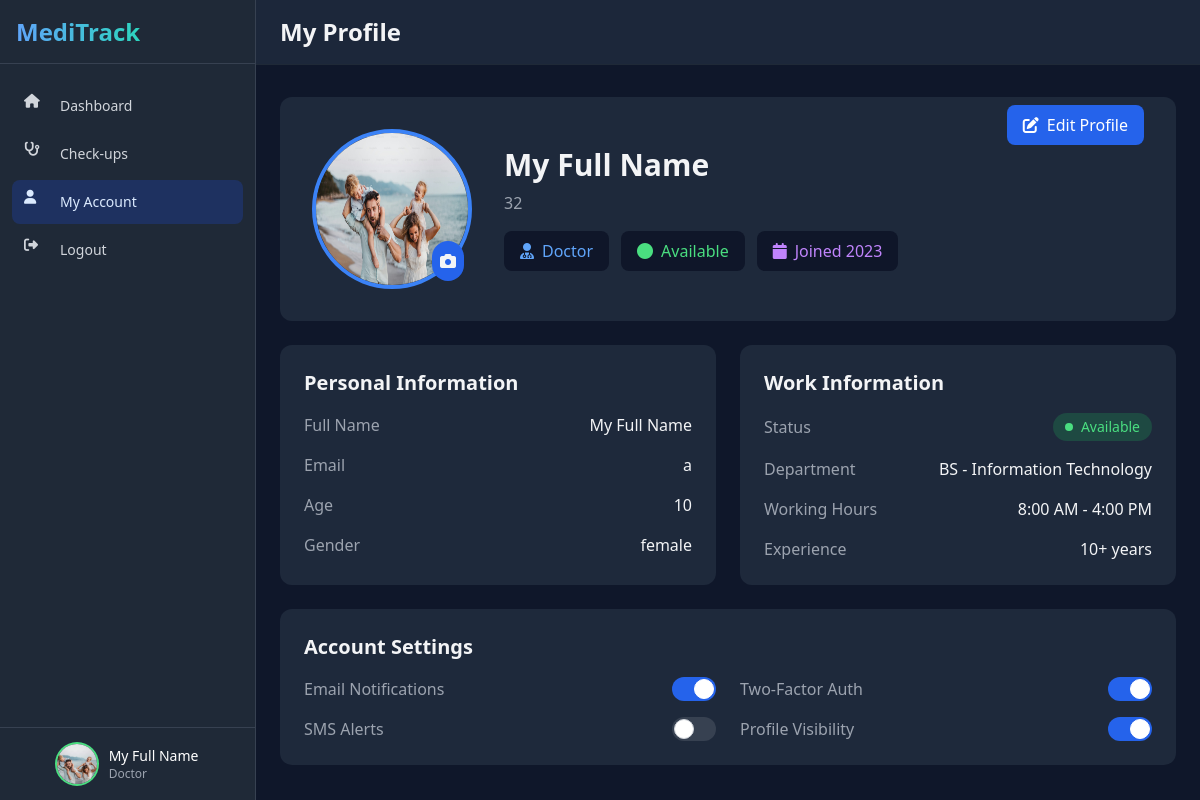
The app's page /dist/doctor/myaccount.php (signed in) with its own data.
### tables this page shows
CREATE TABLE `user` (
  `u_id` int(11) NOT NULL,
  `u_fn` varchar(50) NOT NULL,
  `u_email` varchar(50) NOT NULL,
  `u_bt` enum('A+','A-','B+','B-','AB+','AB-','O+','O-') NOT NULL,
  `u_password` varchar(150) NOT NULL,
  `u_type` enum('student','doctor') NOT NULL,
  `u_grade` varchar(50) NOT NULL,
  `u_hs` varchar(50) NOT NULL,
  `u_h` varchar(50) NOT NULL,
  `u_gender` enum('male','female','others') NOT NULL,
  `u_allergy` varchar(50) NOT NULL,
  `u_age` int(50) NOT NULL,
  `u_pc` varchar(50) NOT NULL,
  `u_sc` varchar(50) NOT NULL,
  `u_pcn` varchar(50) NOT NULL,
  `u_scn` varchar(50) NOT NULL,
  `u_image` varchar(50) NOT NULL
);

### dist/doctor/myaccount.php (the view, shortened to what this page needs)
<?php
$conn = new mysqli('localhost', 'root', '', 'clinic_db');
$user_id = $_SESSION['user_id'];
$stmt = $conn->prepare("SELECT u_fn, u_email, u_bt, u_grade, u_hs, u_h, u_gender, u_allergy, u_age, u_image FROM user WHERE u_id = ?");
$stmt->bind_param("i", $user_id);
$stmt->execute();
$result = $stmt->get_result();
$user_data = $result->fetch_assoc();
$user_name = $user_data['u_fn'] ?? 'User';
$email = $user_data['u_email'] ?? 'N/A';
$gender = $user_data['u_gender'] ?? 'N/A';
$age = $user_data['u_age'] ?? '0';
?>
<!DOCTYPE html>
<html lang="en">
<head>
    <script src="https://cdn.tailwindcss.com"></script>
    <link rel="stylesheet" href="https://cdnjs.cloudflare.com/ajax/libs/font-awesome/6.4.2/css/all.min.css">
</head>
<body class="bg-dark-200 text-gray-100">
    <div class="flex h-screen overflow-hidden">
        <aside class="hidden lg:flex lg:flex-col w-64 border-r border-gray-700 bg-gray-800">
            <div class="flex-1 flex flex-col min-h-0">
                <div class="flex items-center h-16 flex-shrink-0 px-4 border-b border-gray-700">
                    <span class="text-2xl font-bold bg-gradient-to-r from-blue-400 to-teal-400 text-transparent bg-clip-text">MediTrack</span>
                </div>
                <div class="flex-1 flex flex-col pt-5 pb-4 overflow-y-auto">
                    <div class="flex-1 px-3 space-y-1">
                        <a href="doctor.php" class="group flex items-center px-3 py-2.5 text-sm font-medium rounded-lg text-gray-300 hover:bg-gray-700">
                            <i class="fas fa-home w-6 h-6 mr-3"></i>
                            <span>Dashboard</span>
                        </a>
                        <a href="checkup.php" class="group flex items-center px-3 py-2.5 text-sm font-medium rounded-lg text-gray-300 hover:bg-gray-700">
                            <i class="fas fa-stethoscope w-6 h-6 mr-3"></i>
                            <span>Check-ups</span>
                        </a>
                        <a href="myaccount.php" class="group flex items-center px-3 py-2.5 text-sm font-medium rounded-lg bg-blue-900/50 text-blue-100">
                            <i class="fas fa-user w-6 h-6 mr-3"></i>
                            <span>My Account</span>
                        </a>
                        <a href="../auth/login.php" class="group flex items-center px-3 py-2.5 text-sm font-medium rounded-lg text-gray-300 hover:bg-gray-700">
                            <i class="fas fa-sign-out-alt w-6 h-6 mr-3"></i>
                            <span>Logout</span>
                        </a>
                    </div>
                </div>
                <div class="flex-shrink-0 flex border-t justify-center border-gray-700 p-4">
                    <div class="flex items-center">
                        <div>
                            <img class="h-10 w-10 rounded-full object-cover ring-2 ring-green-400"
                                src="<?php echo !empty($user_data['u_image']) ? htmlspecialchars($user_data['u_image']) : '/uploads/profiles/'; ?>"
                                alt="Profile">
                        </div>
                        <div class="ml-3">
                            <p class="text-sm font-medium text-white">
                                <?php echo htmlspecialchars($user_name); ?>
                            </p>
                            <p class="text-xs text-gray-400">Doctor</p>
                        </div>
                    </div>
                </div>
            </div>
        </aside>
        <main class="flex-1 flex flex-col overflow-hidden">
            <header class="bg-dark-100/95 backdrop-blur-md border-b border-gray-800 px-4 lg:px-6 py-4 ">
                <div class="flex flex-col sm:flex-row items-center justify-between gap-4">
                    <h1 class="text-2xl font-bold">My Profile</h1>
                </div>
            </header>
            <div class="container mx-auto px-6 py-8">
                <div class="max-w-4xl mx-auto">
                    <div class="bg-dark-100 rounded-xl p-8 mb-6 animate-fade-in">
                        <div class="flex flex-col md:flex-row items-center">
                            <div class="relative mb-6 md:mb-0 md:mr-8">
                                <img
                                    src="<?php echo !empty($user_data['u_image']) ? htmlspecialchars($user_data['u_image']) : '/uploads/profiles/'; ?>"
                                    alt="Profile Picture" class="w-40 h-40 rounded-full border-4 border-blue-500">
                                <button class="absolute bottom-2 right-2 bg-blue-600 p-2 rounded-full hover:bg-blue-700 transition-colors">
                                    <i class="fas fa-camera"></i>
                                </button>
                            </div>
                            <div class="text-center md:text-left flex-1">
                                <div class="flex items-center justify-between">
                                    <div>
                                        <h2 class="text-3xl font-bold mb-2">
                                            <?php echo htmlspecialchars($user_name); ?>
                                        </h2>
                                        <p class="text-gray-400 mb-4">
                                            <?php echo htmlspecialchars($user_id); ?>
                                        </p>
                                    </div>
                                    <button onclick="openEditModal()" class="bg-blue-600 hover:bg-blue-700 text-white px-4 py-2 rounded-lg flex items-center mt-[-8rem]">
                                        <i class="fas fa-edit mr-2"></i>
                                        Edit Profile
                                    </button>
                                </div>
                                <div class="flex flex-wrap justify-center md:justify-start gap-3">
                                    <span class="px-4 py-2 bg-dark-300 rounded-lg text-blue-400">
                                        <i class="fas fa-user-md mr-2"></i>Doctor
                                    </span>
                                    <span class="px-4 py-2 bg-dark-300 rounded-lg text-green-400">
                                        <i class="fas fa-circle mr-2"></i>Available
                                    </span>
                                    <span class="px-4 py-2 bg-dark-300 rounded-lg text-purple-400">
                                        <i class="fas fa-calendar mr-2"></i>Joined 2023
                                    </span>
                                </div>
                            </div>
                        </div>
                    </div>
                    <div class="grid grid-cols-1 md:grid-cols-2 gap-6 mb-6">
                        <div class="bg-dark-100 rounded-xl p-6 animate-fade-in">
                            <h3 class="text-xl font-semibold mb-4">Personal Information</h3>
                            <div class="space-y-4">
                                <div class="flex justify-between items-center">
                                    <span class="text-gray-400">Full Name</span>
                                    <span class="font-medium">
                                        <?php echo htmlspecialchars($user_name); ?>
                                    </span>
                                </div>
                                <div class="flex justify-between items-center">
                                    <span class="text-gray-400">Email</span>
                                    <span class="font-medium">
                                        <?php echo htmlspecialchars($email); ?>
                                    </span>
                                </div>
                                <div class="flex justify-between items-center">
                                    <span class="text-gray-400">Age</span>
                                    <span class="font-medium">
                                        <?php echo htmlspecialchars($age); ?>
                                    </span>
                                </div>
                                <div class="flex justify-between items-center">
                                    <span class="text-gray-400">Gender</span>
                                    <span class="font-medium">
                                        <?php echo htmlspecialchars($gender); ?>
                                    </span>
                                </div>
                            </div>
                        </div>
                        <div class="bg-dark-100 rounded-xl p-6 animate-fade-in">
                            <h3 class="text-xl font-semibold mb-4">Work Information</h3>
                            <div class="space-y-4">
                                <div class="flex justify-between items-center">
                                    <span class="text-gray-400">Status</span>
                                    <span class="inline-flex items-center px-3 py-1 rounded-full text-sm font-medium bg-green-500/20 text-green-400">
                                        <span class="w-2 h-2 mr-2 rounded-full bg-green-400"></span>
                                        Available
                                    </span>
                                </div>
                                <div class="flex justify-between items-center">
                                    <span class="text-gray-400">Department</span>
                                    <span class="font-medium">BS - Information Technology</span>
                                </div>
                                <div class="flex justify-between items-center">
                                    <span class="text-gray-400">Working Hours</span>
                                    <span class="font-medium">8:00 AM - 4:00 PM</span>
                                </div>
                                <div class="flex justify-between items-center">
                                    <span class="text-gray-400">Experience</span>
                                    <span class="font-medium">10+ years</span>
                                </div>
                            </div>
                        </div>
                    </div>
                    <div class="bg-dark-100 rounded-xl p-6 animate-fade-in">
                        <h3 class="text-xl font-semibold mb-4">Account Settings</h3>
                        <div class="grid grid-cols-1 md:grid-cols-2 gap-6">
                            <div class="space-y-4">
                                <div class="flex justify-between items-center">
                                    <span class="text-gray-400">Email Notifications</span>
                                    <label class="relative inline-flex items-center cursor-pointer">
                                        <div class="w-11 h-6 bg-gray-700 peer-focus:ring-4 peer-focus:ring-blue-800 rounded-full peer peer-checked:after:translate-x-full peer-checked:after:border-white after:content-[''] after:absolute after:top-0.5 after:left-[2px] after:bg-white after:border-gray-300 after:border after:rounded-full after:h-5 after:w-5 after:transition-all peer-checked:bg-blue-600"></div>
                                    </label>
                                </div>
                                <div class="flex justify-between items-center">
                                    <span class="text-gray-400">SMS Alerts</span>
                                    <label class="relative inline-flex items-center cursor-pointer">
                                        <div class="w-11 h-6 bg-gray-700 peer-focus:ring-4 peer-focus:ring-blue-800 rounded-full peer peer-checked:after:translate-x-full peer-checked:after:border-white after:content-[''] after:absolute after:top-0.5 after:left-[2px] after:bg-white after:border-gray-300 after:border after:rounded-full after:h-5 after:w-5 after:transition-all peer-checked:bg-blue-600"></div>
                                    </label>
                                </div>
                            </div>
                            <div class="space-y-4">
                                <div class="flex justify-between items-center">
                                    <span class="text-gray-400">Two-Factor Auth</span>
                                    <label class="relative inline-flex items-center cursor-pointer">
                                        <div class="w-11 h-6 bg-gray-700 peer-focus:ring-4 peer-focus:ring-blue-800 rounded-full peer peer-checked:after:translate-x-full peer-checked:after:border-white after:content-[''] after:absolute after:top-0.5 after:left-[2px] after:bg-white after:border-gray-300 after:border after:rounded-full after:h-5 after:w-5 after:transition-all peer-checked:bg-blue-600"></div>
                                    </label>
                                </div>
                                <div class="flex justify-between items-center">
                                    <span class="text-gray-400">Profile Visibility</span>
                                    <label class="relative inline-flex items-center cursor-pointer">
                                        <div class="w-11 h-6 bg-gray-700 peer-focus:ring-4 peer-focus:ring-blue-800 rounded-full peer peer-checked:after:translate-x-full peer-checked:after:border-white after:content-[''] after:absolute after:top-0.5 after:left-[2px] after:bg-white after:border-gray-300 after:border after:rounded-full after:h-5 after:w-5 after:transition-all peer-checked:bg-blue-600"></div>
                                    </label>
                                </div>
                            </div>
                        </div>
                    </div>
</body>
</html>

### records on screen
user: u_image (picture), u_fn "My Full Name", u_email "a", u_age "10", u_gender "female"

### other values on screen
$user_id "32"
